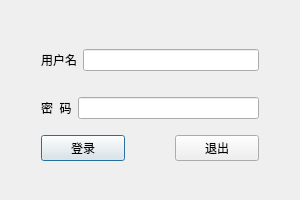
<?xml version="1.0" encoding="UTF-8"?>
<ui version="4.0">
 <class>LoginDialog</class>
 <widget class="QDialog" name="LoginDialog">
  <property name="geometry">
   <rect>
    <x>0</x>
    <y>0</y>
    <width>300</width>
    <height>200</height>
   </rect>
  </property>
  <property name="minimumSize">
   <size>
    <width>300</width>
    <height>200</height>
   </size>
  </property>
  <property name="maximumSize">
   <size>
    <width>300</width>
    <height>200</height>
   </size>
  </property>
  <property name="windowTitle">
   <string>用户登录</string>
  </property>
  <layout class="QVBoxLayout" name="verticalLayout_2">
   <item>
    <layout class="QVBoxLayout" name="verticalLayout">
     <property name="leftMargin">
      <number>30</number>
     </property>
     <property name="topMargin">
      <number>20</number>
     </property>
     <property name="rightMargin">
      <number>30</number>
     </property>
     <property name="bottomMargin">
      <number>20</number>
     </property>
     <item>
      <layout class="QHBoxLayout" name="horizontalLayout">
       <property name="topMargin">
        <number>10</number>
       </property>
       <property name="bottomMargin">
        <number>10</number>
       </property>
       <item>
        <widget class="QLabel" name="userLabel">
         <property name="text">
          <string>用户名</string>
         </property>
        </widget>
       </item>
       <item>
        <widget class="QLineEdit" name="userLineEdit">
         <property name="maxLength">
          <number>10</number>
         </property>
        </widget>
       </item>
      </layout>
     </item>
     <item>
      <layout class="QHBoxLayout" name="horizontalLayout_2">
       <property name="leftMargin">
        <number>0</number>
       </property>
       <property name="topMargin">
        <number>10</number>
       </property>
       <property name="rightMargin">
        <number>0</number>
       </property>
       <property name="bottomMargin">
        <number>10</number>
       </property>
       <item>
        <widget class="QLabel" name="passworLable">
         <property name="text">
          <string>密  码</string>
         </property>
        </widget>
       </item>
       <item>
        <widget class="QLineEdit" name="pwLineEdit">
         <property name="maxLength">
          <number>16</number>
         </property>
         <property name="echoMode">
          <enum>QLineEdit::Password</enum>
         </property>
        </widget>
       </item>
      </layout>
     </item>
     <item>
      <layout class="QHBoxLayout" name="horizontalLayout_3">
       <property name="spacing">
        <number>50</number>
       </property>
       <item>
        <widget class="QPushButton" name="loginButton">
         <property name="text">
          <string>登录</string>
         </property>
        </widget>
       </item>
       <item>
        <widget class="QPushButton" name="exitButton">
         <property name="text">
          <string>退出</string>
         </property>
        </widget>
       </item>
      </layout>
     </item>
    </layout>
   </item>
  </layout>
 </widget>
 <resources/>
 <connections/>
</ui>
